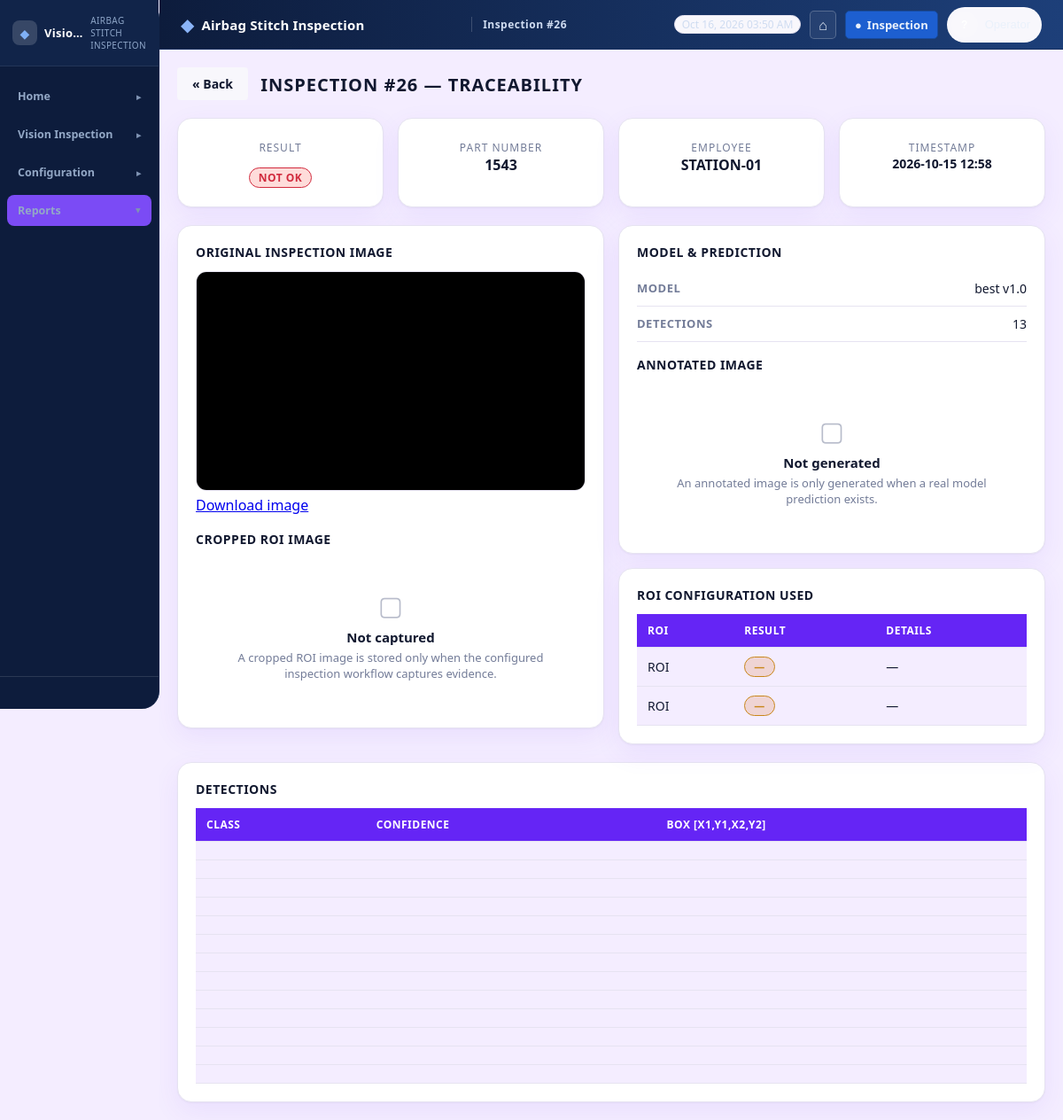
Page /vision-inspection/traceability/26/ on the committed database.
### VisionInspection/models.py (models this page shows, shortened)
class VisionInspectionLog(models.Model):
    employee_code = models.CharField(max_length=100, blank=True, null=True)
    part_number = models.CharField(max_length=40, blank=True, null=True)
    barcode = models.CharField(max_length=80, blank=True, default="")
    error_details = models.TextField(blank=True, null=True)
    preset_name = models.CharField(max_length=200, blank=True, null=True)
    preset_version = models.PositiveIntegerField(blank=True, null=True)
    yolo_model_name = models.CharField(max_length=200, blank=True, null=True)
    yolo_model_version = models.CharField(max_length=100, blank=True, null=True)
    timestamp = models.DateTimeField(auto_now_add=True)
    result = models.CharField(
        max_length=20,
        choices=[
            ("OK", "OK"),
            ("NOT_OK", "NOT OK"),
            ("ERROR", "INSPECTION ERROR"),
        ],
        default="ERROR",
    )
    roi_results = models.JSONField(
        default=list,
        help_text='[{"roi_name": "ROI-01", "result": "MATCH", "expected": "bolt x4", "detected": "bolt x4"}]',
    )
    detected_objects = models.JSONField(
        default=list,
        help_text='[{"class": "bolt", "confidence": 0.92, "bbox": [x1,y1,x2,y2]}]',
    )
    inspection_image = models.ImageField(
        upload_to="vision_inspection/results/", blank=True, null=True
    )
    stable_frames_used = models.PositiveIntegerField(default=0)
    part_bbox = models.JSONField(blank=True, null=True)
    trigger_zone_polygon = models.JSONField(blank=True, null=True)
    class Meta:
        db_table = "vision_inspection_log"
        ordering = ["-timestamp"]
        verbose_name = "Vision Inspection Log"
        verbose_name_plural = "Vision Inspection Logs"
        indexes = [
            models.Index(fields=["timestamp"], name="vi_log_ts_idx"),
            models.Index(fields=["part_number"], name="vi_log_part_idx"),
            models.Index(fields=["result"], name="vi_log_result_idx"),
            models.Index(fields=["employee_code"], name="vi_log_emp_idx"),
        ]

### VisionInspection/ui_views.py (the view)
def traceability_detail(request, inspection_id):
    log = get_object_or_404(VisionInspectionLog, pk=inspection_id)
    from VisionInspection.services.storage_service import image_url
    roi_config = []
    for roi in (log.roi_results or []):
        roi_config.append(
            {
                "roi_name": roi.get("roi_name", "ROI"),
                "result": roi.get("result", ""),
                "details": roi.get("details", "") or roi.get("expected", ""),
            }
        )
    detections = log.detected_objects or []
    evidence = {
        "original": bool(log.inspection_image),
        "cropped_roi": False,   # not persisted by the current workflows
        "annotated": False,     # only generated when a real model predicts
    }
    model_configured = bool(log.yolo_model_name)
    if not model_configured:
        detections = []
    context = {
        "sidebar_active": "traceability",
        "log": log,
        "inspection_image_url": image_url(log, "inspection_image"),
        "result_badge": _RESULT_BADGE.get(log.result, "vi-badge-skip"),
        "roi_config": roi_config,
        "detections": detections,
        "detections_count": len(detections),
        "evidence": evidence,
        "model_configured": model_configured,
        "part_bbox": log.part_bbox,
        "trigger_zone": log.trigger_zone_polygon,
    }
    return render(request, "VisionInspection/ui/traceability_detail.html", context)

### VisionInspection/services/storage_service.py (called while the page is built, shortened)
def metadata_for_field(instance, field_name, backfill=True):
    lookup = {"image_field_name": field_name}
    if instance._meta.model_name == "visioninspectionlog":
        lookup["inspection_log"] = instance
    elif instance._meta.model_name == "visioninspectionsession":
        lookup["inspection_session"] = instance
    else:
        return None
    metadata = StorageImageMetadata.objects.filter(**lookup).first()
    if metadata or not backfill:
        return metadata

def image_url(instance, field_name):
    metadata = metadata_for_field(instance, field_name)
    if not metadata:
        return ""
    return reverse("VisionInspection:storage-image", args=[metadata.pk])

### VisionInspection/templates/VisionInspection/ui/traceability_detail.html (shortened to what this page needs)
{% extends "VisionInspection/ui/base.html" %}
{% load static %}
{% block header_title %}Inspection #{{ log.pk }}{% endblock %}
{% block content %}
<div class="vi-page-header">
    <a href="{% url 'VisionInspection:ui-traceability' %}" class="vi-btn" style="margin-right:10px">&laquo; Back</a>
    <h2 style="display:inline-block; vertical-align:middle">Inspection #{{ log.pk }} — Traceability</h2>
</div>
<div class="vi-grid vi-grid-cols-4">
    <div class="vi-summary-card">
        <div class="vi-summary-label">Result</div>
        <div class="vi-summary-value">
            <span class="vi-badge {{ result_badge }}">{{ log.get_result_display }}</span>
        </div>
    </div>
    <div class="vi-summary-card">
        <div class="vi-summary-label">Part Number</div>
        <div class="vi-summary-value" style="font-size:16px">{{ log.part_number|default:"—" }}</div>
    </div>
    <div class="vi-summary-card">
        <div class="vi-summary-label">Employee</div>
        <div class="vi-summary-value" style="font-size:16px">{{ log.employee_code|default:"—" }}</div>
    </div>
    <div class="vi-summary-card">
        <div class="vi-summary-label">Timestamp</div>
        <div class="vi-summary-value" style="font-size:14px">{{ log.timestamp|date:"Y-m-d H:i" }}</div>
    </div>
</div>
<div class="vi-grid" style="grid-template-columns: 1fr 1fr; align-items:start;">
    <div class="vi-card">
        <div class="vi-card-title">Original Inspection Image</div>
        {% if inspection_image_url %}
            <img src="{{ inspection_image_url }}" alt="Original inspection frame"
                 style="width:100%; border-radius:12px; border:1px solid var(--vi-border);">
            <a href="{{ inspection_image_url }}?download=1" download>Download image</a>
        {% else %}
            <div class="vi-empty">
                <div class="vi-empty-icon">&#9632;</div>
                <div class="vi-empty-title">No image stored</div>
                <div class="vi-empty-text">This inspection did not persist an original frame.</div>
            </div>
        {% endif %}
        <div class="vi-card-title" style="margin-top:18px">Cropped ROI Image</div>
        {% if evidence.cropped_roi %}
            <div></div>
        {% else %}
            <div class="vi-empty">
                <div class="vi-empty-icon">&#9634;</div>
                <div class="vi-empty-title">Not captured</div>
                <div class="vi-empty-text">A cropped ROI image is stored only when the configured inspection workflow captures evidence.</div>
            </div>
        {% endif %}
    </div>
    <div>
        <div class="vi-card">
            <div class="vi-card-title">Model &amp; Prediction</div>
            {% if model_configured %}
                <div class="vi-detail-row"><span class="vi-detail-label">Model</span><span class="vi-detail-value">{{ log.yolo_model_name }}{% if log.yolo_model_version %} v{{ log.yolo_model_version }}{% endif %}</span></div>
                <div class="vi-detail-row"><span class="vi-detail-label">Detections</span><span class="vi-detail-value">{{ detections_count }}</span></div>
            {% else %}
                <div class="vi-empty">
                    <div class="vi-empty-icon">&#9888;</div>
                    <div class="vi-empty-title">ROI READY — MODEL NOT CONFIGURED</div>
                    <div class="vi-empty-text">No YOLO model was configured for this inspection, so no prediction results are available.</div>
                </div>
            {% endif %}
            <div class="vi-card-title" style="margin-top:16px">Annotated Image</div>
            {% if evidence.annotated %}
                <div></div>
            {% else %}
                <div class="vi-empty">
                    <div class="vi-empty-icon">&#9634;</div>
                    <div class="vi-empty-title">Not generated</div>
                    <div class="vi-empty-text">An annotated image is only generated when a real model prediction exists.</div>
                </div>
            {% endif %}
        </div>
        <div class="vi-card" style="margin-top:16px">
            <div class="vi-card-title">ROI Configuration Used</div>
            {% if roi_config %}
            <table class="vi-table">
                <thead><tr><th>ROI</th><th>Result</th><th>Details</th></tr></thead>
                <tbody>
                    {% for roi in roi_config %}
                    <tr>
                        <td>{{ roi.roi_name }}</td>
                        <td>
                            <span class="vi-badge {% if roi.result == 'MATCH' %}vi-badge-ok{% elif roi.result == 'SKIPPED' %}vi-badge-inactive{% elif roi.result == 'NOT_MATCH' %}vi-badge-not-ok{% else %}vi-badge-error{% endif %}">
                                {{ roi.result|default:"—" }}
                            </span>
                        </td>
                        <td>{{ roi.details|default:"—" }}</td>
                    </tr>
                    {% endfor %}
                </tbody>
            </table>
            {% else %}
                <div class="vi-empty">
                    <div class="vi-empty-text">No ROI configuration snapshot stored with this record.</div>
                </div>
            {% endif %}
        </div>
    </div>
</div>
{% if detections %}
<div class="vi-card" style="margin-top:16px">
    <div class="vi-card-title">Detections</div>
    <table class="vi-table">
        <thead><tr><th>Class</th><th>Confidence</th><th>Box [x1,y1,x2,y2]</th></tr></thead>
        <tbody>
            {% for d in detections %}
            <tr>
                <td>{{ d.class }}</td>
                <td>{{ d.confidence|floatformat:2 }}</td>
                <td>{{ d.bbox|default:'' }}</td>
            </tr>
            {% endfor %}
        </tbody>
    </table>
</div>
{% endif %}
{% endblock %}

### VisionInspection/static/VisionInspection/css/inspection.css (style rules this page uses)
:root { --vi-bg: #F4EDFF; --vi-bg-card: #FFFFFF; --vi-bg-dark: #EDE7FB; --vi-border: #E6E3F1; --vi-text: #11182F; --vi-text-muted: #737C98; --vi-text-bright: #11182F; --vi-accent: #713CF5; --vi-accent-light: #8A4DFA; --vi-warning: #F5A623; --vi-error: #F04458; --vi-info: #8A4DFA; --vi-input-bg: #F8F7FC; --vi-input-border: #E6E3F1; --vi-green: #20B66F; --vi-red: #F04458; --vi-yellow: #F5A623; --vi-blue: #8A4DFA; --vi-badge-ok: #178f56; --vi-badge-not-ok: #d12a3d; --vi-badge-error: #c9861a; --vi-badge-skip: #737C98; }
* { margin: 0; padding: 0; box-sizing: border-box; }
body { font-family: 'Segoe UI', Tahoma, Geneva, Verdana, sans-serif; background: var(--vi-bg); color: var(--vi-text); overflow-x: hidden; overflow-y: auto; }
.vi-btn { background: var(--vi-input-bg); color: var(--vi-text); border: 1px solid var(--vi-input-border); border-radius: 4px; padding: 6px 14px; font-size: 13px; cursor: pointer; transition: all 0.2s; }
.vi-badge { display: inline-block; padding: 2px 8px; border-radius: 10px; font-size: 11px; font-weight: 700; text-transform: uppercase; }
.vi-badge-not-ok { background: var(--vi-badge-not-ok); color: #fff; }
.vi-badge-error { background: var(--vi-badge-error); color: #fff; }
.vi-table { width: 100%; border-collapse: collapse; font-size: 13px; }
.vi-table th, .vi-table td { padding: 8px 12px; text-align: left; border-bottom: 1px solid var(--vi-border); }
.vi-table th { background: var(--vi-bg-dark); color: var(--vi-text-muted); font-weight: 600; text-transform: uppercase; font-size: 11px; letter-spacing: 1px; }

### rows in the picture
VisionInspectionLog: pk "26", result "NOT OK", part_number "1543", employee_code "STATION-01", timestamp "2026-10-15 12:58", yolo_model_name "best", yolo_model_version "1.0"

### other values in the picture
{{ detections_count }} "13"
{{ roi.roi_name }} "ROI" "ROI"
{{ roi.result|default:"—" }} "—" "—"
{{ roi.details|default:"—" }} "—" "—"
